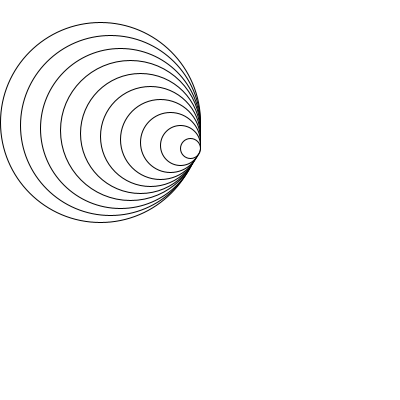
Frame 1 (no input)
Frame 60 (the mouse pressed at the canvas centre just before this capture): identical to frame 1, image omitted
Frame 120 (the mouse held since frame 60 and released just before this capture): identical to frame 1, image omitted

The Processing sketch that drew this single still picture (run headless with seeded random() and noise(); from frame 60 on, the mouse is pressed at the canvas centre):

// Processing sketch: h9_opdr_6
// ── h9_opdr_6.pde


void setup () {
  size(400, 400);
  
}

void draw () {
   background(255, 255, 255);
   drawcircles(200, 10);
}
void drawcircles(int sizeC, int totaal){
  for (int i = 0; i < totaal; i++) {
    ellipse(200 - sizeC/2, 150 - sizeC/7, sizeC, sizeC);
    sizeC -= 20; 
}
}
